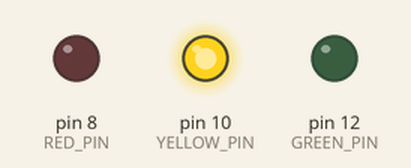
Recording of a sketch running on a simulated Arduino Uno, built with avr-gcc and run on an emulated ATmega328P. On the bench: output pins drawn as LEDs (lit = HIGH).

Above: at 1.0 s.
At 4.5 s:
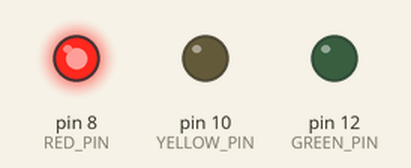
At 7.7 s:
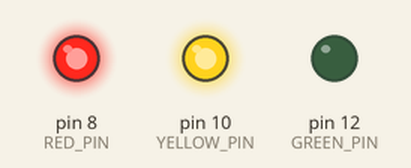
At 11.0 s:
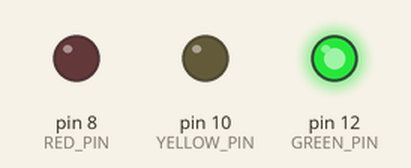
Timing chart, 0 to 17.6 s (numbered marks = the images above):
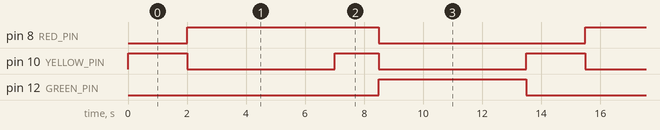

The sketch:

sketch_traffic_light.ino
```cpp
// Traffic light sequence - Arduino Uno

int GREEN_PIN = 12;
int YELLOW_PIN = 10;
int RED_PIN = 8;

void setup() {
  // put your setup code here, to run once:
  pinMode(GREEN_PIN, OUTPUT);
  pinMode(YELLOW_PIN, OUTPUT);
  pinMode(RED_PIN, OUTPUT);
}

void loop() {
  // put your main code here, to run repeatedly:
  digitalWrite(YELLOW_PIN, HIGH);
  delay(2000);
  digitalWrite(RED_PIN, HIGH);
  digitalWrite(YELLOW_PIN, LOW);
  delay(5000);
  digitalWrite(YELLOW_PIN, HIGH);
  delay(1500);
  digitalWrite(RED_PIN, LOW);
  digitalWrite(YELLOW_PIN, LOW);
  digitalWrite(GREEN_PIN, HIGH);
  delay(5000);
  digitalWrite(GREEN_PIN, LOW);
}
```

Measured:
- by itself, pin 8 (RED_PIN): alternates HIGH for 6.5 s and LOW for 7.0 s
- by itself, pin 10 (YELLOW_PIN): repeats every 13.5 s: LOW 5.0 s, HIGH 1.5 s, LOW 5.0 s, HIGH 2.0 s
- by itself, pin 12 (GREEN_PIN): alternates HIGH for 5.0 s and LOW for 8.5 s
